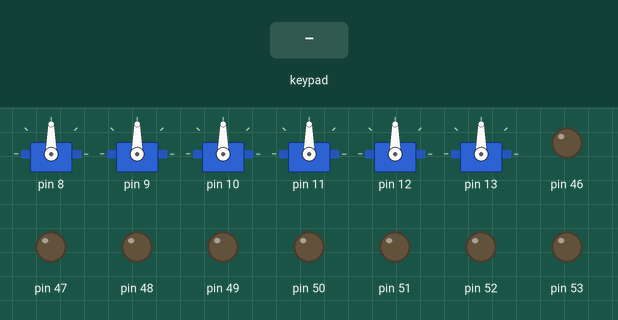
Recording of a sketch running on a simulated Arduino Mega 2560, built with avr-gcc and run on an emulated ATmega2560. On the bench: 6 × servo, output pins drawn as LEDs (lit = HIGH). The inputs (shaded band) are chosen by the test bench. What the sketch prints to the serial monitor is not drawn.

Above: at 1.2 s.
1.3 s: key 'U' pressed
At 1.54 s:
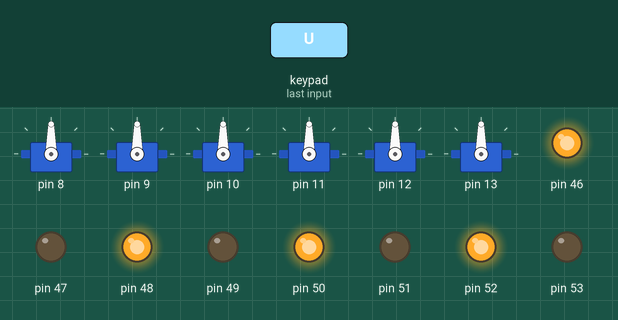
3.2 s: key 'D' pressed
At 3.43 s:
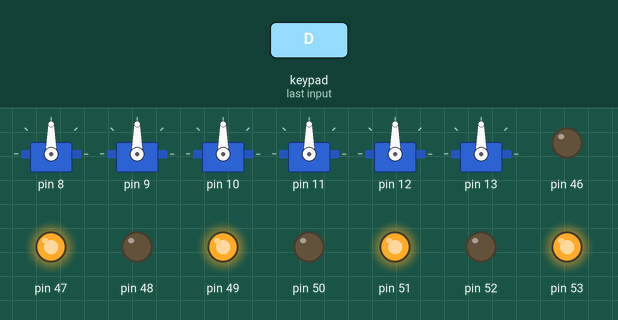
5.1 s: key 'L' pressed
At 5.33 s:
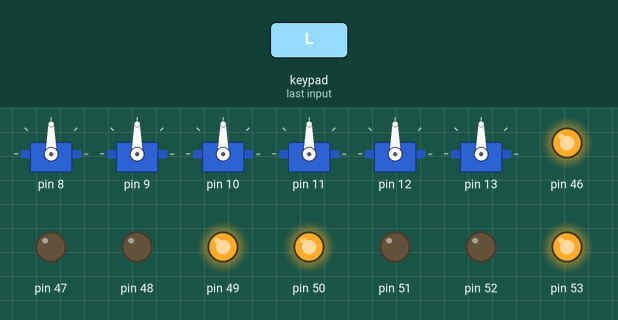
7.0 s: key 'R' pressed
At 7.23 s:
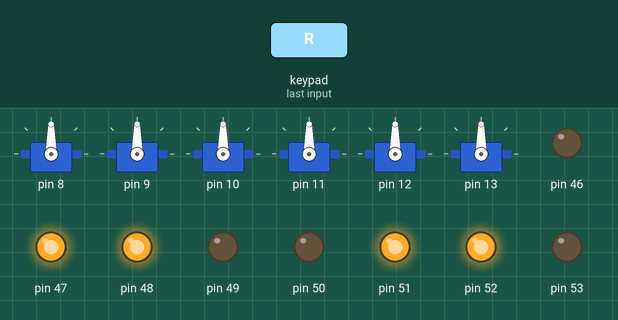
Timing chart, 0 to 9.9 s (numbered marks = the images above; inputs shaded):
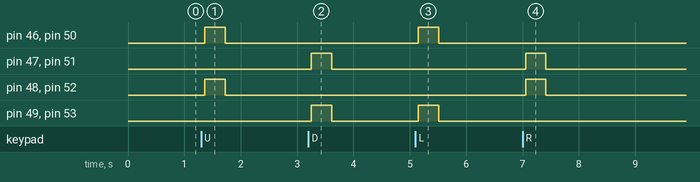

The sketch:

CAR_2.ino
```cpp
#include <PS2X_lib.h>
//public 像是ev3程式的綠色方塊馬達
//public通常是可以開放大家使用的
//C語言有public與private之分
//private是作者本人測試 或是public程式會使用的"原始程式"
//private 像是ev3程式的藍色方塊馬達
//millis
PS2X ps2x;
int error;

//smt_rx = start movinig time rx, and so on
/*
舊的
int old_raw_rx = 9;
int old_raw_ly = 9;
int old_raw_ry = 9;
int old_raw_lx = 9;
*/


#include "MOVE.h"
#include <Servo.h>
#include "Arm.h"


ARM arm_1;
ARM arm_2;
ARM arm_3;
ARM arm_4;
ARM arm_5;
ARM arm_6;

//define 定義 不同於變數他是不可變的 [常數]
//#define check_count 3;
static int check_count = 2;
//static 靜態 變數
int ps2check[10] = {0,0,0,0,0,0,0,0,0,0};
//up , down , left , right , R1 , L1 , RX , RY , LY , LX
int psslast[4] = {9,9,9,9};
//上一次的紀錄
bool psblast[6] = {0, 0, 0, 0, 0, 0};

MOVE move(46);

int arm_angle[7] = {0, 15, 15, 15, 15, 15, 15};
int arm_old[7] = {0, 15, 15, 15, 15, 15, 15};

void setup(){
 arm_6.link(8, 0, 180);
 arm_5.link(9, 0, 150);
 arm_4.link(10, 0 ,180);
 arm_3.link(11, 10 ,160);
 arm_2.link(12 , 0 ,180);
 arm_1.link(13, 0 ,180);
//46-53
  Serial.begin(57600);
  Serial.println("Start");
  for (int x = 46 ; x < 54 ; x = x + 1){

  pinMode( x , OUTPUT);
  }
  do {
    //GamePad(clock, command, attention, data,)
    error = ps2x.config_gamepad(14, 16, 15, 17,true,true);   //這行要和接線對應正確
    if (error == 0) { Serial.print("Gamepad found!");break; }
    else { delay(100); Serial.print("..");}
  } while (1);

}
void loop() {

    ps2x.read_gamepad();  //讀取手把狀態
    delay(10);

   //check 歸零
   if(ps2x.Button(PSB_PAD_UP) != psblast[0]) ps2check[0] = 0;
   if(ps2x.Button(PSB_PAD_DOWN) != psblast[1]) ps2check[1] = 0;
   if(ps2x.Button(PSB_PAD_LEFT) != psblast[2]) ps2check[2] = 0;
   if(ps2x.Button(PSB_PAD_RIGHT) != psblast[3]) ps2check[3] = 0;
   if(ps2x.Button(PSB_L1) != psblast[4]) ps2check[4] = 0;
   if(ps2x.Button(PSB_R1) != psblast[5]) ps2check[5] = 0;

  if (ps2x.Button(PSB_R3)){
    arm_angle[5] = 3;
    arm_5.run(arm_angle[5]);
    delay(100);
    arm_angle[6] = 15;
    arm_6.run(arm_angle[6]);
    arm_angle[5] = 15;
    arm_5.run(arm_angle[5]);
    while(!(ps2x.ButtonReleased(PSB_R3))){
      ps2x.read_gamepad();
    }
  }


  int ry = ps2x.Analog(PSS_RY) - 128 ;
  arm_angle[5] += (ry > 20) ? (((ry - 20)/30)+1 ) : ((ry < -20) ? (((ry + 20)/30)-1 ): 0);

  if(arm_angle[5] > 30 || arm_angle[5] < 0){
    arm_angle[5] = (arm_angle[5] > 15)? (30) : (0);
  }

  if(arm_old[5] != arm_angle[5]){
    arm_5.run(arm_angle[5]);
    arm_old[5] = arm_angle[5];
  }


  int rx = ps2x.Analog(PSS_RX) - 128 ;
    arm_angle[6] += (rx > 20) ? (((rx - 20)/30)+1 ) : ((rx < -20) ? (((rx + 20)/30)-1 ): 0);

  if(arm_angle[6] > 30 || arm_angle[5] < 0){
    arm_angle[6] = (arm_angle[6] > 15)? (30) : (0);
  }

  if(arm_old[6] != arm_angle[6]){
    arm_6.run(arm_angle[6]);
    arm_old[6] = arm_angle[6];
  }


/*條件運算符
結構: (條件) ?成立時的指令 : 不成立的指令
多重條件結構 : (ask1) ? true1 : (ask2)?true :false
*/


/*
     int raw_rx = ps2x.Analog(PSS_RX) /13;// MAP 攝氏華氏
     int raw_ly= ps2x.Analog(PSS_LY) /13;
     int raw_ry = ps2x.Analog(PSS_RY) /13;
     int raw_lx = (ps2x.Analog(PSS_LX) /13) +1;

   if(raw_lx != psslast[0]) ps2check[6] = 0;
   if(raw_ly != psslast[1]) ps2check[7] = 0;
   if(raw_rx != psslast[2]) ps2check[8] = 0;
   if(raw_ry != psslast[3]) ps2check[9] = 0;

    if ((old_raw_ly != raw_ly) && (ps2check[7] > check_count)){ //raw_ly蘑菇頭數值
     arm_3.run(raw_ly);
     old_raw_ly = raw_ly;
    }
    if ((old_raw_lx != raw_lx) && (ps2check[6] > check_count)){ //raw_lx蘑菇頭數值
     arm_2.run(raw_lx);
     old_raw_lx = raw_lx;
    }
    if ((old_raw_ry != raw_ry) && (ps2check[9] > check_count)){ //raw_ry蘑菇頭數值
     arm_5.run(raw_ry);
     old_raw_ry = raw_ry;
    }

    if ((old_raw_rx != raw_rx) && (ps2check[8] > check_count)){ //raw_rx蘑菇頭數值
     arm_6.run(raw_rx);
     old_raw_rx = raw_rx;
    }
    //check先確定有沒有被按過 所以需要放在前後 分別是check歸零 check累計
*/

     if(ps2x.Button(PSB_PAD_UP) && ps2check[0] > check_count){
     move.forward(); }
     else if(ps2x.Button(PSB_PAD_DOWN)&& ps2check[1] > check_count){
     move.backward(); }

     else if(ps2x.Button(PSB_PAD_LEFT)&& ps2check[2] > check_count){
     move.left(); }

     else if(ps2x.Button(PSB_PAD_RIGHT)&& ps2check[3] > check_count){
     move.right(); }

   else if(ps2x.Button(PSB_L1)&& ps2check[4] > check_count){
     move.turn_left(); }

   else if(ps2x.Button(PSB_R1)&& ps2check[5] > check_count){
     move.turn_right();
   }
   else {
     move.stop();
   }

  //check累加
   if(ps2x.Button(PSB_PAD_UP) == psblast[0]) ps2check[0] ++;
   if(ps2x.Button(PSB_PAD_DOWN) == psblast[1]) ps2check[1] ++;
   if(ps2x.Button(PSB_PAD_LEFT) == psblast[2]) ps2check[2] ++;
   if(ps2x.Button(PSB_PAD_RIGHT) == psblast[3]) ps2check[3] ++;
   if(ps2x.Button(PSB_L1) == psblast[4]) ps2check[4] ++;
   if(ps2x.Button(PSB_R1) == psblast[5]) ps2check[5] ++;
/*
   if(raw_lx == psslast[0]) ps2check[6] ++;
   if(raw_ly == psslast[1]) ps2check[7] ++;
   if(raw_rx == psslast[2]) ps2check[8] ++;
   if(raw_ry == psslast[3]) ps2check[9] ++;
*/

   psblast[0] = ps2x.Button(PSB_PAD_UP);
   psblast[1] = ps2x.Button(PSB_PAD_DOWN);
   psblast[2] = ps2x.Button(PSB_PAD_LEFT);
   psblast[3] = ps2x.Button(PSB_PAD_RIGHT);
   psblast[4] = ps2x.Button(PSB_L1);
   psblast[5] = ps2x.Button(PSB_R1);
/*
   psslast[0] = raw_lx ;
   psslast[1] = raw_ly ;
   psslast[2] = raw_rx ;
   psslast[3] = raw_ry ;
*/
}
```

Arm.cpp
```cpp
/*
  for arm moving
*/

#include "Arm.h"
#include "Arduino.h"
#include <Servo.h>

ARM::ARM(){

}
ARM::~ARM(){
  detach();
}
ARM::link(byte p, int mm,int mx){
  if(mm>mx){
    attach(p,mx,mm);
  }
  else{
    attach(p,mm,mx);
  }
  max = mx;
  min = mm;
}
ARM::run(int t){
  smt = millis();

  target = map(t , 0, 30, min, max);//targat angle
  angle_read = read();  //把馬達細劃成20個
 //如果測試的時候馬達也無法到達0 或 20
  duration = millis() - smt;

  while(duration < 200){
    output = map(duration, 0, 200, angle_read, target);
    write(output);
    duration = millis() - smt;
  }
}
```

Arm.h
```cpp
/*
  for arm moving
*/

#include "Arduino.h"
#include <Servo.h>

class ARM : public Servo
{
  private:
    unsigned long smt, duration;//unsigned long 時間需要以較大的值
    int angle_read = 90, target = 90, output;
    int max ,min;

  public:
    ARM();//p = pin, m = mx ,mm = min
    ~ARM();
    int link(byte p, int mx,int mm);
    int run(int t);//t = target
};
```

move.cpp
```cpp
/*
  for ilon wheel moving
*/
 #include "move.h"
 #include "Arduino.h"

MOVE::MOVE(byte p){
  pin = p;
  for (int x = pin ; x < pin + 8 ; x = x + 1){
    pinMode( x , OUTPUT);
  }
}
MOVE::~MOVE(){
  disattach();
}

void MOVE::forward(){

  for(int i = pin; i < pin+8 ; i+=2){  // i = i = 1 or i++ or i+=1
    digitalWrite (i, HIGH);
    digitalWrite (i+1, LOW);
  }
}
void MOVE::backward(){

  for(int i = pin; i < pin+8 ; i+=2){
    digitalWrite (i, LOW);
    digitalWrite (i+1, HIGH);
  }
}
void MOVE::right(){

  int j = 1;
  for(int i = pin; i < pin+8 ; i+=2){

    if(j % 2 == 1 ){  //模數除法% 用法:11除以3於2: 11 % 3 = 2
      digitalWrite (i+1, HIGH);
      digitalWrite (i, LOW);
    }

    else{
      digitalWrite (i+1, LOW);
      digitalWrite (i, HIGH);
    }
    j++;

  }
}
void MOVE::left(){

  int j = 1;
  for(int i = pin; i < pin+8 ; i+=2){

    if(j % 2 == 1 ){  //模數除法% 用法:11除以3於2: 11%3 = 2
      digitalWrite (i, HIGH);
      digitalWrite (i+1, LOW);
    }

    else{
      digitalWrite (i, LOW);
      digitalWrite (i+1, HIGH);
    }
    j++;

  }
}
void MOVE::stop(){

  int j = 1;
  for(int i = pin; i < pin+8 ; i+=2){

  if(j % 2 == 1 ){  //模數除法% 用法:11除以3於2: 11%3 = 2
  digitalWrite (i, LOW);
  digitalWrite (i+1, LOW);
    }
  }
}
void MOVE::turn_right(){
   int j = 1;
   for(int i = pin; i < pin+8 ; i+=2){

      if (j <= 2){
        digitalWrite(i,LOW);
        digitalWrite(i+1,HIGH);
      }
      else{
        digitalWrite(i,HIGH);
        digitalWrite(i+1,LOW);
    }
    j++;
  }
}
void MOVE::turn_left(){
   int j = 1;
   for(int i = pin; i < pin+8 ; i+=2){

    if (j <= 2){
        digitalWrite(i,HIGH);
        digitalWrite(i+1,LOW);
      }
    else{
      digitalWrite(i,LOW);
      digitalWrite(i+1,HIGH);
      }
      j++;
  }
}
void MOVE::disattach(){
    for (int x = pin ; x < pin + 8 ; x = x + 1){
      digitalWrite(x , LOW);
      pinMode( x , INPUT);
  }
}
```

move.h
```cpp
 /*
 for ilon wheel moving
 */

 #ifndef _MOVE_H__
 #define _MOVE_H__
 //匯入arduino核心標頭檔案
 #include "Arduino.h"

 class MOVE
 {
    private://隱藏的
      byte pin; //start pin 48

    public://公開的

     MOVE(byte p);//LED = 建構函式
     ~MOVE();     //~LED = 解構函式

     void forward();
     void backward();
     void right();
     void left();
     void turn_right();
     void turn_left();
     void stop();

     void disattach();           //釋放引腳與led的繫結
 };
#endif
```

Measured:
- after the input at 1.3 s, pin 46, pin 48, pin 50, pin 52: LOW → HIGH after 0.06 s, → LOW 0.36 s later
- after the input at 3.2 s, pin 47, pin 49, pin 51, pin 53: LOW → HIGH after 0.05 s, → LOW 0.36 s later
- after the input at 5.1 s, pin 46, pin 49, pin 50, pin 53: LOW → HIGH after 0.05 s, → LOW 0.36 s later
- after the input at 7.0 s, pin 47, pin 48, pin 51, pin 52: LOW → HIGH after 0.05 s, → LOW 0.36 s later
